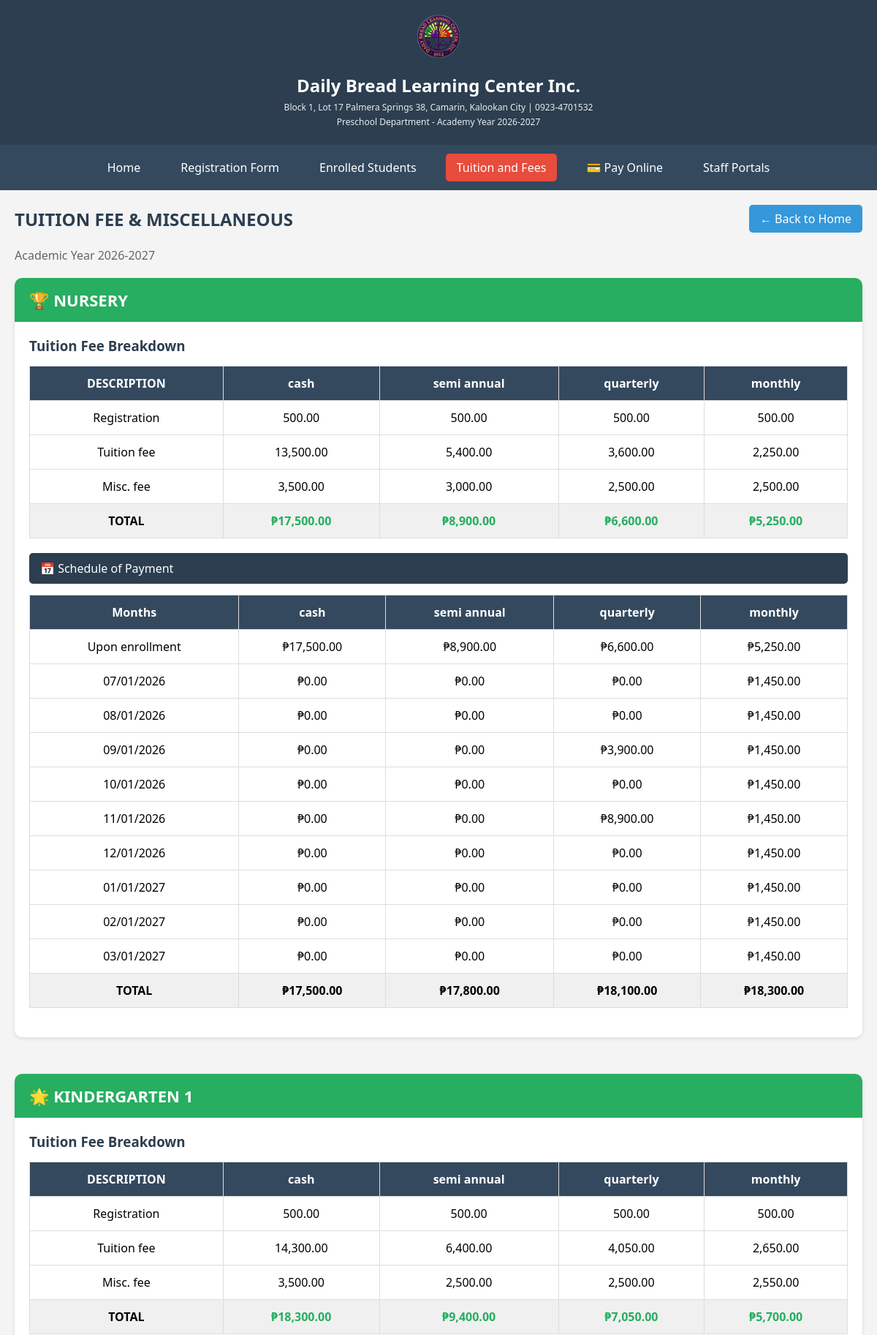
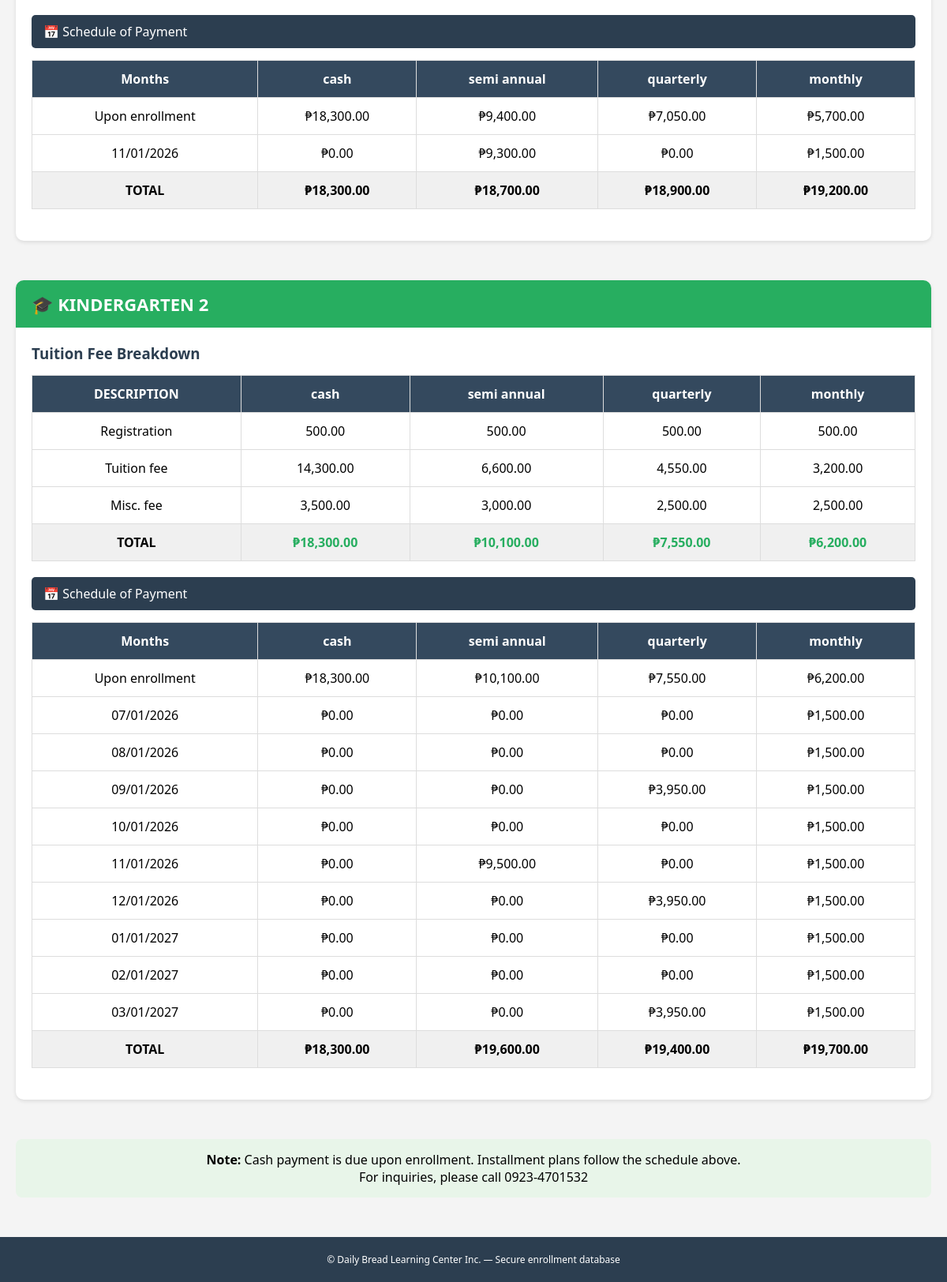
/tuition_fees.php, run on the app's committed database (2 pictures, top to bottom).
### tables this page shows
CREATE TABLE `system_settings` (
  `setting_id` int(11) NOT NULL AUTO_INCREMENT,
  `setting_key` varchar(100) NOT NULL,
  `setting_value` text DEFAULT NULL,
  `setting_type` varchar(50) DEFAULT 'text',
  `description` text DEFAULT NULL,
  `updated_at` timestamp NOT NULL DEFAULT current_timestamp() ON UPDATE current_timestamp(),
  PRIMARY KEY (`setting_id`),
  UNIQUE KEY `setting_key` (`setting_key`)
);

CREATE TABLE `payment_schedule` (
  `id` int(11) NOT NULL AUTO_INCREMENT,
  `program` varchar(50) NOT NULL,
  `payment_date` varchar(50) NOT NULL,
  `cash` decimal(10,2) DEFAULT 0.00,
  `semi_annual` decimal(10,2) DEFAULT 0.00,
  `quarterly` decimal(10,2) DEFAULT 0.00,
  `monthly` decimal(10,2) DEFAULT 0.00,
  `is_total` tinyint(4) DEFAULT 0,
  PRIMARY KEY (`id`)
);

### tuition_fees.php (the view, shortened to what the rows shown need)
<?php
require_once 'db_connection.php';
require_once 'includes_functions.php';
$school_name = getSetting($pdo, 'school_name') ?: 'Daily Bread Learning Center Inc.';
$school_year = getSetting($pdo, 'school_year') ?: '2026-2027';
$school_address = getSetting($pdo, 'school_address') ?: 'Block 1, Lot 17 Palmera Springs 38, Camarin, Kalookan City';
$school_phone = getSetting($pdo, 'school_phone') ?: '0923-4701532';
function getPaymentSchedule($pdo, $program) {
    $stmt = $pdo->prepare("SELECT id, payment_date, cash, semi_annual, quarterly, monthly, is_total FROM payment_schedule WHERE program = ? ORDER BY id");
    $stmt->execute([$program]);
    return $stmt->fetchAll(PDO::FETCH_ASSOC);
}
$nursery_schedule = getPaymentSchedule($pdo, 'NURSERY');
$kinder1_schedule = getPaymentSchedule($pdo, 'KINDERGARTEN 1');
$kinder2_schedule = getPaymentSchedule($pdo, 'KINDERGARTEN 2');
?>
<!DOCTYPE html>
<html lang="en">
<head>
</head>
<body>
    <div class="header">
        <img src="images/logo.png" alt="Logo">
        <h1><?php echo htmlspecialchars($school_name); ?></h1>
        <p><?php echo htmlspecialchars($school_address); ?> | <?php echo htmlspecialchars($school_phone); ?></p>
        <p>Preschool Department - Academy Year <?php echo htmlspecialchars($school_year); ?></p>
    </div>
    <div class="container">
        <div class="page-header">
            <h2>TUITION FEE & MISCELLANEOUS</h2>
            <a href="welcome.php" class="back-btn">← Back to Home</a>
        </div>
        <p style="margin-bottom: 20px; color: #666;">Academic Year <?php echo htmlspecialchars($school_year); ?></p>
        <div class="program-section">
            <div class="program-title">🏆 NURSERY</div>
            <div class="table-container">
                <table>
                    <thead>
                        <tr><th>DESCRIPTION</th><th>cash</th><th>semi annual</th><th>quarterly</th><th>monthly</th></tr>
                    </thead>
                </table>
                <div style="overflow-x: auto;">
                    <table>
                        <thead>
                            <tr><th>Months</th><th>cash</th><th>semi annual</th><th>quarterly</th><th>monthly</th></tr>
                        </thead>
                        <tbody>
                            <?php foreach($nursery_schedule as $sch): ?>
                            <tr <?php echo $sch['is_total'] ? 'class="total-row"' : ''; ?>>
                                <td><?php echo $sch['payment_date']; ?></td>
                                <td><?php echo $sch['cash'] ? '₱'.number_format($sch['cash'],2) : '-'; ?></td>
                                <td><?php echo $sch['semi_annual'] ? '₱'.number_format($sch['semi_annual'],2) : '-'; ?></td>
                                <td><?php echo $sch['quarterly'] ? '₱'.number_format($sch['quarterly'],2) : '-'; ?></td>
                                <td><?php echo $sch['monthly'] ? '₱'.number_format($sch['monthly'],2) : '-'; ?></td>
                            </tr>
                            <?php endforeach; ?>
                        </tbody>
                    </table>
                </div>
            </div>
        </div>
        <div class="program-section">
            <div class="program-title">🌟 KINDERGARTEN 1</div>
            <div class="table-container">
                <table>
                    <thead>
                        <tr><th>DESCRIPTION</th><th>cash</th><th>semi annual</th><th>quarterly</th><th>monthly</th></tr>
                    </thead>
                </table>
                <div style="overflow-x: auto;">
                    <table>
                        <thead>
                            <tr><th>Months</th><th>cash</th><th>semi annual</th><th>quarterly</th><th>monthly</th></tr>
                        </thead>
                        <tbody>
                            <?php foreach($kinder1_schedule as $sch): ?>
                            <tr <?php echo $sch['is_total'] ? 'class="total-row"' : ''; ?>>
                                <td><?php echo $sch['payment_date']; ?></td>
                                <td><?php echo $sch['cash'] ? '₱'.number_format($sch['cash'],2) : '-'; ?></td>
                                <td><?php echo $sch['semi_annual'] ? '₱'.number_format($sch['semi_annual'],2) : '-'; ?></td>
                                <td><?php echo $sch['quarterly'] ? '₱'.number_format($sch['quarterly'],2) : '-'; ?></td>
                                <td><?php echo $sch['monthly'] ? '₱'.number_format($sch['monthly'],2) : '-'; ?></td>
                            </tr>
                            <?php endforeach; ?>
                        </tbody>
                    </table>
                </div>
            </div>
        </div>
        <div class="program-section">
            <div class="program-title">🎓 KINDERGARTEN 2</div>
            <div class="table-container">
                <table>
                    <thead>
                        <tr><th>DESCRIPTION</th><th>cash</th><th>semi annual</th><th>quarterly</th><th>monthly</th></tr>
                    </thead>
                </table>
                <div style="overflow-x: auto;">
                    <table>
                        <thead>
                            <tr><th>Months</th><th>cash</th><th>semi annual</th><th>quarterly</th><th>monthly</th></tr>
                        </thead>
                        <tbody>
                            <?php foreach($kinder2_schedule as $sch): ?>
                            <tr <?php echo $sch['is_total'] ? 'class="total-row"' : ''; ?>>
                                <td><?php echo $sch['payment_date']; ?></td>
                                <td><?php echo $sch['cash'] ? '₱'.number_format($sch['cash'],2) : '-'; ?></td>
                                <td><?php echo $sch['semi_annual'] ? '₱'.number_format($sch['semi_annual'],2) : '-'; ?></td>
                                <td><?php echo $sch['quarterly'] ? '₱'.number_format($sch['quarterly'],2) : '-'; ?></td>
                                <td><?php echo $sch['monthly'] ? '₱'.number_format($sch['monthly'],2) : '-'; ?></td>
                            </tr>
                            <?php endforeach; ?>
                        </tbody>
                    </table>
                </div>
            </div>
        </div>
        <div class="note" style="background: #e8f5e9; padding: 15px; border-radius: 8px; margin-top: 20px; text-align: center;">
            <strong>Note:</strong> Cash payment is due upon enrollment. Installment plans follow the schedule above.<br>
            For inquiries, please call <?php echo htmlspecialchars($school_phone); ?>
        </div>
    </div>
    <div class="footer">
        <p>© <?php echo htmlspecialchars($school_name); ?> — Secure enrollment database</p>
    </div>
</body>
</html>

### data on the page
system_settings: setting_value "Daily Bread Learning Center Inc."
system_settings: setting_value "Block 1, Lot 17 Palmera Springs 38, Camarin, Kalookan City"
system_settings: setting_value "0923-4701532"
system_settings: setting_value "2026-2027"
payment_schedule: payment_date "Upon enrollment", cash "17,500.00", semi_annual "8,900.00", quarterly "6,600.00", monthly "5,250.00"
payment_schedule: payment_date "07/01/2026", cash "0.00", semi_annual "0.00", quarterly "0.00", monthly "1,450.00"
payment_schedule: payment_date "08/01/2026", cash "0.00", semi_annual "0.00", quarterly "0.00", monthly "1,450.00"
payment_schedule: payment_date "09/01/2026", cash "0.00", semi_annual "0.00", quarterly "3,900.00", monthly "1,450.00"
payment_schedule: payment_date "10/01/2026", cash "0.00", semi_annual "0.00", quarterly "0.00", monthly "1,450.00"
payment_schedule: payment_date "11/01/2026", cash "0.00", semi_annual "0.00", quarterly "8,900.00", monthly "1,450.00"
payment_schedule: payment_date "12/01/2026", cash "0.00", semi_annual "0.00", quarterly "0.00", monthly "1,450.00"
payment_schedule: payment_date "01/01/2027", cash "0.00", semi_annual "0.00", quarterly "0.00", monthly "1,450.00"
payment_schedule: payment_date "02/01/2027", cash "0.00", semi_annual "0.00", quarterly "0.00", monthly "1,450.00"
payment_schedule: payment_date "03/01/2027", cash "0.00", semi_annual "0.00", quarterly "0.00", monthly "1,450.00"
payment_schedule: payment_date "TOTAL", cash "17,500.00", semi_annual "17,800.00", quarterly "18,100.00", monthly "18,300.00"
payment_schedule: payment_date "Upon enrollment", cash "18,300.00", semi_annual "9,400.00", quarterly "7,050.00", monthly "5,700.00"
payment_schedule: payment_date "11/01/2026", cash "0.00", semi_annual "9,300.00", quarterly "0.00", monthly "1,500.00"
payment_schedule: payment_date "TOTAL", cash "18,300.00", semi_annual "18,700.00", quarterly "18,900.00", monthly "19,200.00"
payment_schedule: payment_date "Upon enrollment", cash "18,300.00", semi_annual "10,100.00", quarterly "7,550.00", monthly "6,200.00"
payment_schedule: payment_date "07/01/2026", cash "0.00", semi_annual "0.00", quarterly "0.00", monthly "1,500.00"
payment_schedule: payment_date "08/01/2026", cash "0.00", semi_annual "0.00", quarterly "0.00", monthly "1,500.00"
payment_schedule: payment_date "09/01/2026", cash "0.00", semi_annual "0.00", quarterly "3,950.00", monthly "1,500.00"
payment_schedule: payment_date "10/01/2026", cash "0.00", semi_annual "0.00", quarterly "0.00", monthly "1,500.00"
payment_schedule: payment_date "11/01/2026", cash "0.00", semi_annual "9,500.00", quarterly "0.00", monthly "1,500.00"
payment_schedule: payment_date "12/01/2026", cash "0.00", semi_annual "0.00", quarterly "3,950.00", monthly "1,500.00"
payment_schedule: payment_date "01/01/2027", cash "0.00", semi_annual "0.00", quarterly "0.00", monthly "1,500.00"
payment_schedule: payment_date "02/01/2027", cash "0.00", semi_annual "0.00", quarterly "0.00", monthly "1,500.00"
payment_schedule: payment_date "03/01/2027", cash "0.00", semi_annual "0.00", quarterly "3,950.00", monthly "1,500.00"
payment_schedule: payment_date "TOTAL", cash "18,300.00", semi_annual "19,600.00", quarterly "19,400.00", monthly "19,700.00"

### other printed values
$nursery_data['Registration']['cash'] "500.00"
$nursery_data['Registration']['semi_annual'] "500.00"
$nursery_data['Registration']['quarterly'] "500.00"
$nursery_data['Registration']['monthly'] "500.00"
$nursery_data['Tuition fee']['cash'] "13,500.00"
$nursery_data['Tuition fee']['semi_annual'] "5,400.00"
$nursery_data['Tuition fee']['quarterly'] "3,600.00"
$nursery_data['Tuition fee']['monthly'] "2,250.00"
$nursery_data['Misc. fee']['cash'] "3,500.00"
$nursery_data['Misc. fee']['semi_annual'] "3,000.00"
$nursery_data['Misc. fee']['quarterly'] "2,500.00"
$nursery_data['Misc. fee']['monthly'] "2,500.00"
$kinder1_data['Registration']['cash'] "500.00"
$kinder1_data['Registration']['semi_annual'] "500.00"
$kinder1_data['Registration']['quarterly'] "500.00"
